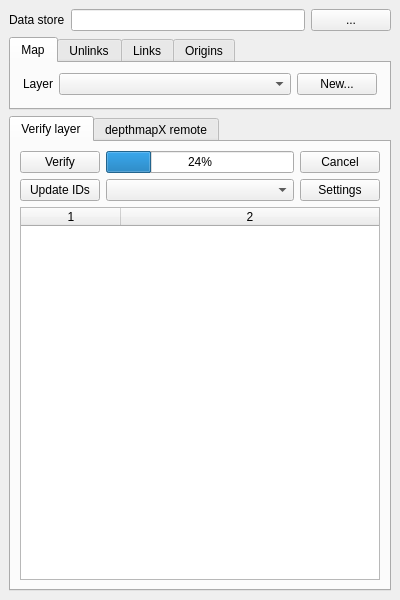
<?xml version="1.0" encoding="UTF-8"?>
<ui version="4.0">
 <class>AnalysisDialog</class>
 <widget class="QDockWidget" name="AnalysisDialog">
  <property name="geometry">
   <rect>
    <x>0</x>
    <y>0</y>
    <width>400</width>
    <height>600</height>
   </rect>
  </property>
  <property name="minimumSize">
   <size>
    <width>400</width>
    <height>580</height>
   </size>
  </property>
  <property name="toolTip">
   <string/>
  </property>
  <property name="windowTitle">
   <string>Graph Analysis</string>
  </property>
  <widget class="QWidget" name="analysisLayout">
   <layout class="QVBoxLayout" name="verticalLayout_2" stretch="0,0,5">
    <item>
     <layout class="QHBoxLayout" name="analysisDataLayout">
      <item>
       <widget class="QLabel" name="analysisDataLabel">
        <property name="text">
         <string>Data store</string>
        </property>
       </widget>
      </item>
      <item>
       <widget class="QLineEdit" name="analysisDataEdit">
        <property name="readOnly">
         <bool>true</bool>
        </property>
       </widget>
      </item>
      <item>
       <widget class="QPushButton" name="analysisDataButton">
        <property name="text">
         <string>...</string>
        </property>
       </widget>
      </item>
     </layout>
    </item>
    <item>
     <widget class="QTabWidget" name="analysisLayersTabs">
      <property name="enabled">
       <bool>true</bool>
      </property>
      <property name="currentIndex">
       <number>0</number>
      </property>
      <widget class="QWidget" name="analysisMapTab">
       <attribute name="title">
        <string>Map</string>
       </attribute>
       <layout class="QHBoxLayout" name="horizontalLayout_5" stretch="0,4,0">
        <property name="leftMargin">
         <number>12</number>
        </property>
        <property name="rightMargin">
         <number>12</number>
        </property>
        <property name="bottomMargin">
         <number>12</number>
        </property>
        <item>
         <widget class="QLabel" name="analysisMapLabel">
          <property name="text">
           <string>Layer</string>
          </property>
         </widget>
        </item>
        <item>
         <widget class="QComboBox" name="analysisMapCombo">
          <property name="sizePolicy">
           <sizepolicy hsizetype="Minimum" vsizetype="Fixed">
            <horstretch>0</horstretch>
            <verstretch>0</verstretch>
           </sizepolicy>
          </property>
         </widget>
        </item>
        <item>
         <widget class="QPushButton" name="analysisNewMapButton">
          <property name="text">
           <string>New...</string>
          </property>
         </widget>
        </item>
       </layout>
      </widget>
      <widget class="QWidget" name="analysisUnlinksTab">
       <attribute name="title">
        <string>Unlinks</string>
       </attribute>
       <layout class="QHBoxLayout" name="horizontalLayout_4" stretch="0,3,0">
        <property name="leftMargin">
         <number>12</number>
        </property>
        <property name="rightMargin">
         <number>12</number>
        </property>
        <property name="bottomMargin">
         <number>12</number>
        </property>
        <item>
         <widget class="QLabel" name="analysisUnlinksLabel">
          <property name="text">
           <string>Layer</string>
          </property>
         </widget>
        </item>
        <item>
         <widget class="QComboBox" name="analysisUnlinksCombo">
          <property name="sizePolicy">
           <sizepolicy hsizetype="Minimum" vsizetype="Fixed">
            <horstretch>0</horstretch>
            <verstretch>0</verstretch>
           </sizepolicy>
          </property>
         </widget>
        </item>
        <item>
         <widget class="QPushButton" name="analysisNewUnlinksButton">
          <property name="text">
           <string>New...</string>
          </property>
         </widget>
        </item>
       </layout>
      </widget>
      <widget class="QWidget" name="analysisLinksTab">
       <attribute name="title">
        <string>Links</string>
       </attribute>
       <layout class="QHBoxLayout" name="horizontalLayout_3" stretch="0,3,0">
        <property name="leftMargin">
         <number>12</number>
        </property>
        <property name="rightMargin">
         <number>12</number>
        </property>
        <property name="bottomMargin">
         <number>12</number>
        </property>
        <item>
         <widget class="QLabel" name="analysisLinksLabel">
          <property name="text">
           <string>Layer</string>
          </property>
         </widget>
        </item>
        <item>
         <widget class="QComboBox" name="analysisLinksCombo">
          <property name="sizePolicy">
           <sizepolicy hsizetype="Minimum" vsizetype="Fixed">
            <horstretch>0</horstretch>
            <verstretch>0</verstretch>
           </sizepolicy>
          </property>
         </widget>
        </item>
        <item>
         <widget class="QPushButton" name="analysisNewLinksButton">
          <property name="text">
           <string>New...</string>
          </property>
         </widget>
        </item>
       </layout>
      </widget>
      <widget class="QWidget" name="analysisOriginsTab">
       <attribute name="title">
        <string>Origins</string>
       </attribute>
       <layout class="QHBoxLayout" name="horizontalLayout" stretch="0,3,0">
        <property name="leftMargin">
         <number>12</number>
        </property>
        <property name="rightMargin">
         <number>12</number>
        </property>
        <property name="bottomMargin">
         <number>12</number>
        </property>
        <item>
         <widget class="QLabel" name="analysisOriginsLabel">
          <property name="text">
           <string>Layer</string>
          </property>
         </widget>
        </item>
        <item>
         <widget class="QComboBox" name="analysisOriginsCombo">
          <property name="sizePolicy">
           <sizepolicy hsizetype="Minimum" vsizetype="Fixed">
            <horstretch>0</horstretch>
            <verstretch>0</verstretch>
           </sizepolicy>
          </property>
         </widget>
        </item>
        <item>
         <widget class="QPushButton" name="analysisNewOriginsButton">
          <property name="text">
           <string>New...</string>
          </property>
         </widget>
        </item>
       </layout>
      </widget>
     </widget>
    </item>
    <item>
     <widget class="QTabWidget" name="axialAnalysisTabs">
      <property name="currentIndex">
       <number>0</number>
      </property>
      <widget class="QWidget" name="axialEditTab">
       <attribute name="title">
        <string>Verify layer</string>
       </attribute>
       <layout class="QVBoxLayout" name="verticalLayout_3">
        <item>
         <layout class="QGridLayout" name="axialEditLayout">
          <item row="0" column="0">
           <widget class="QPushButton" name="axialVerifyButton">
            <property name="text">
             <string>Verify</string>
            </property>
            <property name="default">
             <bool>false</bool>
            </property>
           </widget>
          </item>
          <item row="0" column="1">
           <widget class="QProgressBar" name="axialVerifyProgressBar">
            <property name="value">
             <number>24</number>
            </property>
           </widget>
          </item>
          <item row="0" column="2">
           <widget class="QPushButton" name="axialVerifyCancelButton">
            <property name="text">
             <string>Cancel</string>
            </property>
           </widget>
          </item>
          <item row="1" column="0">
           <widget class="QPushButton" name="axialUpdateButton">
            <property name="text">
             <string>Update IDs</string>
            </property>
           </widget>
          </item>
          <item row="1" column="1">
           <widget class="QComboBox" name="axialReportFilterCombo"/>
          </item>
          <item row="1" column="2">
           <widget class="QPushButton" name="axialVerifySettingsButton">
            <property name="text">
             <string>Settings</string>
            </property>
           </widget>
          </item>
         </layout>
        </item>
        <item>
         <widget class="QTableWidget" name="axialReportList">
          <property name="editTriggers">
           <set>QAbstractItemView::NoEditTriggers</set>
          </property>
          <property name="showDropIndicator" stdset="0">
           <bool>false</bool>
          </property>
          <property name="dragDropOverwriteMode">
           <bool>false</bool>
          </property>
          <property name="alternatingRowColors">
           <bool>false</bool>
          </property>
          <property name="selectionMode">
           <enum>QAbstractItemView::ExtendedSelection</enum>
          </property>
          <property name="selectionBehavior">
           <enum>QAbstractItemView::SelectRows</enum>
          </property>
          <property name="showGrid">
           <bool>false</bool>
          </property>
          <property name="sortingEnabled">
           <bool>true</bool>
          </property>
          <property name="wordWrap">
           <bool>false</bool>
          </property>
          <property name="columnCount">
           <number>2</number>
          </property>
          <attribute name="horizontalHeaderStretchLastSection">
           <bool>true</bool>
          </attribute>
          <attribute name="verticalHeaderVisible">
           <bool>true</bool>
          </attribute>
          <column/>
          <column/>
         </widget>
        </item>
       </layout>
      </widget>
      <widget class="QWidget" name="axialDepthmapTab">
       <attribute name="title">
        <string>depthmapX remote</string>
       </attribute>
       <layout class="QVBoxLayout" name="verticalLayout" stretch="0,0,0,1,0">
        <property name="bottomMargin">
         <number>10</number>
        </property>
        <item>
         <layout class="QHBoxLayout" name="axialDepthmapAnalysisLayout">
          <item>
           <widget class="QRadioButton" name="axialDepthmapAxialRadio">
            <property name="text">
             <string>Axial</string>
            </property>
            <property name="checked">
             <bool>true</bool>
            </property>
           </widget>
          </item>
          <item>
           <widget class="QRadioButton" name="axialDepthmapSegmentRadio">
            <property name="text">
             <string>Segment</string>
            </property>
           </widget>
          </item>
          <item>
           <widget class="QPushButton" name="axialDepthmapSettingsButton">
            <property name="text">
             <string>Settings</string>
            </property>
           </widget>
          </item>
         </layout>
        </item>
        <item>
         <layout class="QGridLayout" name="axialDepthmapSettingsLayout">
          <item row="0" column="0">
           <widget class="QLabel" name="axialDepthmapRadiusLabel">
            <property name="text">
             <string>Radius:</string>
            </property>
            <property name="alignment">
             <set>Qt::AlignRight|Qt::AlignTrailing|Qt::AlignVCenter</set>
            </property>
           </widget>
          </item>
          <item row="0" column="1">
           <widget class="QLineEdit" name="axialDepthmapRadiusText">
            <property name="text">
             <string>2,4,n</string>
            </property>
           </widget>
          </item>
          <item row="1" column="0">
           <widget class="QCheckBox" name="axialDepthmapWeightCheck">
            <property name="layoutDirection">
             <enum>Qt::LeftToRight</enum>
            </property>
            <property name="text">
             <string>Weight:</string>
            </property>
           </widget>
          </item>
          <item row="1" column="1">
           <widget class="QComboBox" name="axialDepthmapWeightCombo"/>
          </item>
         </layout>
        </item>
        <item>
         <layout class="QGridLayout" name="axialDepthmapOuputLayout" columnstretch="0,1,0" columnminimumwidth="0,1,0">
          <item row="0" column="0">
           <widget class="QLabel" name="axialDepthmapOutputLabel">
            <property name="text">
             <string>Output table:</string>
            </property>
           </widget>
          </item>
          <item row="0" column="1" colspan="2">
           <widget class="QLineEdit" name="axialDepthmapOutputText">
            <property name="sizePolicy">
             <sizepolicy hsizetype="MinimumExpanding" vsizetype="Fixed">
              <horstretch>0</horstretch>
              <verstretch>0</verstretch>
             </sizepolicy>
            </property>
           </widget>
          </item>
          <item row="1" column="0">
           <widget class="QPushButton" name="axialDepthmapCalculateButton">
            <property name="text">
             <string>Calculate</string>
            </property>
           </widget>
          </item>
          <item row="1" column="1">
           <widget class="QProgressBar" name="axialDepthmapProgressBar">
            <property name="value">
             <number>24</number>
            </property>
           </widget>
          </item>
          <item row="1" column="2">
           <widget class="QPushButton" name="axialDepthmapCancelButton">
            <property name="text">
             <string>Cancel</string>
            </property>
           </widget>
          </item>
         </layout>
        </item>
        <item>
         <widget class="QPlainTextEdit" name="axialDepthmapReportList"/>
        </item>
        <item>
         <widget class="QLabel" name="axialDepthmapDownload">
          <property name="toolTip">
           <string>https://varoudis.github.io/depthmapX/</string>
          </property>
          <property name="text">
           <string>&lt;qt&gt;&lt;a href=&quot;http://archtech.gr/varoudis/depthmapX/?dir=depthmapXnet&quot;&gt;&lt;span style=&quot; text-decoration: underline; color:#0000ff;&quot;&gt;Download depthmapXnet...&lt;/a&gt;&lt;/qt&gt;</string>
          </property>
          <property name="alignment">
           <set>Qt::AlignCenter</set>
          </property>
          <property name="openExternalLinks">
           <bool>true</bool>
          </property>
         </widget>
        </item>
       </layout>
      </widget>
     </widget>
    </item>
   </layout>
  </widget>
 </widget>
 <resources>
  <include location="../resources.qrc"/>
 </resources>
 <connections/>
</ui>
